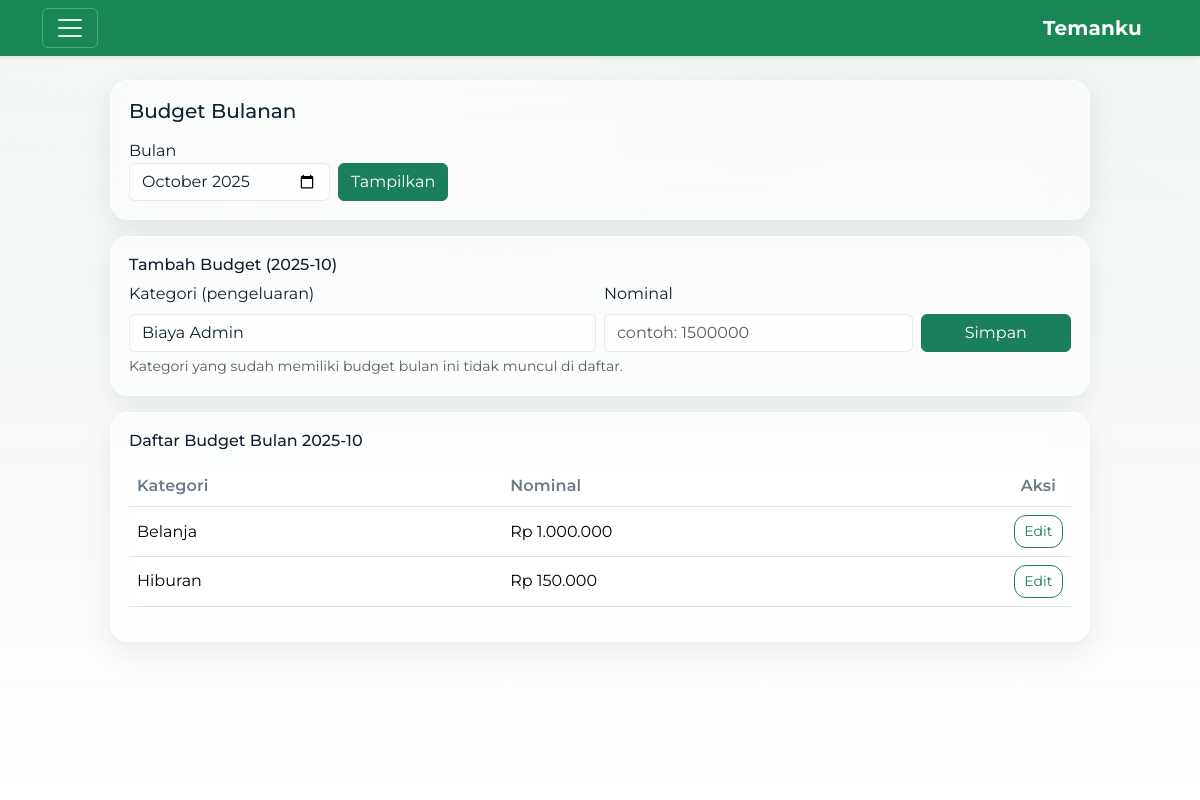
The page /budgets (signed in) on the database its author committed.
### tables this page shows
CREATE TABLE budgets (
  id INTEGER PRIMARY KEY AUTOINCREMENT,
  user_id INTEGER NOT NULL,
  category_id INTEGER NOT NULL,
  month TEXT NOT NULL,                     -- 2025-09
  amount REAL NOT NULL,
  UNIQUE(user_id, category_id, month),
  FOREIGN KEY (user_id) REFERENCES users(id),
  FOREIGN KEY (category_id) REFERENCES categories(id)
);

CREATE TABLE categories (
  id INTEGER PRIMARY KEY AUTOINCREMENT,
  user_id INTEGER NOT NULL,
  type TEXT CHECK(type IN ('income','expense')) NOT NULL,
  name TEXT NOT NULL, emoji TEXT,
  UNIQUE(user_id, type, name),
  FOREIGN KEY (user_id) REFERENCES users(id)
);

### app.py (the view)
@app.get("/budgets")
@login_required
def budgets_page():
    month = request.args.get("month") or date.today().strftime("%Y-%m")
    with db() as con:
        cats = con.execute(
            "SELECT id,name FROM categories WHERE user_id=? AND type='expense' ORDER BY name",
            (current_user.id,)
        ).fetchall()
        rows = con.execute("""
            SELECT b.id, c.name AS category, b.category_id, b.month, b.amount
            FROM budgets b
            JOIN categories c ON c.id=b.category_id
            WHERE b.user_id=? AND b.month=?
            ORDER BY c.name
        """, (current_user.id, month)).fetchall()
    used_ids = {r["category_id"] for r in rows}
    cats_avail = [dict(c) for c in cats if c["id"] not in used_ids]
    return render_template(
        "budgets.html",
        month=month,
        categories_avail=cats_avail,
        rows=[dict(r) for r in rows],
        title="Budget",
    )

### app.py (called while the page is built)
def db():
    conn = sqlite3.connect(APP_DB, timeout=5.0)
    conn.row_factory = sqlite3.Row
    conn.execute("PRAGMA busy_timeout = 5000")
    return conn

@login_manager.user_loader
def load_user(user_id):
    with db() as con:
        row = con.execute("SELECT * FROM users WHERE id=?", (user_id,)).fetchone()
        return User(row) if row else None

def money(x):
    return f"Rp {x:,.0f}".replace(",", ".")

### templates/budgets.html (shortened to what this page needs)
{% extends "base.html" %}
{% block content %}
<div class="card-soft mb-3" data-aos="fade-up" style="max-width:980px;margin:auto">
  <h5 class="mb-3">Budget Bulanan</h5>
  <form class="row g-2 align-items-end" method="get" action="{{ url_for('budgets_page') }}">
    <div class="col-auto">
      <label class="form-label mb-0">Bulan</label>
      <input type="month" class="form-control" name="month" value="{{ month }}">
    </div>
    <div class="col-auto">
      <button class="btn btn-primary">Tampilkan</button>
    </div>
  </form>
</div>
<div class="card-soft mb-3" data-aos="fade-up" style="max-width:980px;margin:auto">
  <h6 class="mb-2">Tambah Budget ({{ month }})</h6>
  {% if categories_avail %}
    <form method="post" action="{{ url_for('budgets_set') }}" class="row gy-2 gx-2">
      <div class="col-12 col-md-6">
        <label class="form-label">Kategori (pengeluaran)</label>
        <select class="form-select" name="category_id" required>
          {% for c in categories_avail %}
            <option value="{{ c.id }}">{{ c.name }}</option>
          {% endfor %}
        </select>
      </div>
      <div class="col-12 col-md-4">
        <label class="form-label">Nominal</label>
        <input class="form-control" name="amount" type="number" min="0" step="1000" inputmode="numeric" pattern="\d*" data-money-input placeholder="contoh: 1500000" required>
      </div>
      <div class="col-12 col-md-2 d-grid">
        <button class="btn btn-primary">Simpan</button>
      </div>
    </form>
    <div class="form-text">Kategori yang sudah memiliki budget bulan ini tidak muncul di daftar.</div>
  {% else %}
    <div class="alert alert-info mb-0">Semua kategori pengeluaran sudah memiliki budget untuk bulan ini. Gunakan aksi Edit/Hapus pada tabel di bawah.</div>
  {% endif %}
</div>
<div class="card-soft" data-aos="fade-up" style="max-width:980px;margin:auto">
  <h6 class="mb-3">Daftar Budget Bulan {{ month }}</h6>
  {% if rows %}
    <div class="table-responsive">
      <table class="table table-hover align-middle">
        <thead>
          <tr><th>Kategori</th><th>Nominal</th><th class="text-center" style="width:1%; white-space:nowrap">Aksi</th></tr>
        </thead>
        <tbody>
          {% for r in rows %}
            <tr>
              <td>{{ r.category }}</td>
              <td>{{ r.amount|money }}</td>
              <td class="text-center" style="width:1%; white-space:nowrap">
                <button class="btn btn-sm btn-outline-primary btn-compact"
                        data-bs-toggle="modal"
                        data-bs-target="#editBudgetModal"
                        data-budget-id="{{ r.id }}"
                        data-category-id="{{ r.category_id }}"
                        data-category="{{ r.category }}"
                        data-amount="{{ r.amount|int }}"
                        data-delete-url="{{ url_for('budgets_delete', budget_id=r.id) }}">
                  Edit
                </button>
              </td>
            </tr>
          {% endfor %}
        </tbody>
      </table>
    </div>
  {% else %}
    <p class="text-muted mb-0">Belum ada budget untuk bulan ini.</p>
  {% endif %}
</div>
{% endblock %}

### static/style.css (style rules this page uses)
:root { --bg:#0f5132; --page:#e9eef6; --card:rgba(255,255,255,.6); --text:#102132; --muted:#6c7a89; --primary:#1a7f5a; --ring:rgba(26,127,90,.35); --glass-border:rgba(255,255,255,.32); --chart-bar:45, 156, 219; }
* { scroll-behavior:smooth }
body { background:var(--page); color:var(--text); font-family: "Montserrat", system-ui, -apple-system, "Segoe UI", Roboto, "Helvetica Neue", Arial, "Noto Sans", "Apple Color Emoji","Segoe UI Emoji","Segoe UI Symbol", sans-serif; font-feature-settings: "cv01","cv02"; }
.btn { transition:transform .15s ease, box-shadow .2s ease }
.btn-compact { padding:.3rem .6rem; border-radius:12px; }
.btn-primary { background:var(--primary);border-color:var(--primary) }
.btn-outline-primary { border-color:var(--primary);color:var(--primary) }
.form-control,.form-select { background:rgba(255,255,255,.65);color:var(--text); border:1px solid rgba(0,0,0,.08) }
.table>thead th { color:var(--muted);font-weight:600;letter-spacing:.01em }
.card-soft { background:var(--card); border:1px solid var(--glass-border); border-radius:18px; padding:18px; box-shadow: 0 10px 30px rgba(10,14,29,.08), inset 0 1px 0 rgba(255,255,255,.25); backdrop-filter: blur(14px); -webkit-backdrop-filter: blur(14px); transition:transform .25s ease, box-shadow .25s ease, border-color .25s ease; }
body { font-family: "Montserrat", system-ui, -apple-system, Segoe UI, Roboto, Arial, sans-serif; }

### rows shown on the page
budgets: category "Belanja", amount "Rp 1.000.000"
budgets: category "Hiburan", amount "Rp 150.000"

### other values the page prints
{{ month }} "2025-10"
form field category_id "Biaya Admin"
